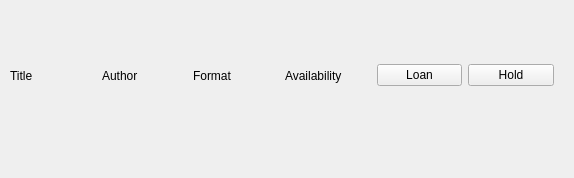
<?xml version="1.0" encoding="UTF-8"?>
<ui version="4.0">
 <class>Form</class>
 <widget class="QWidget" name="Form">
  <property name="geometry">
   <rect>
    <x>0</x>
    <y>0</y>
    <width>574</width>
    <height>178</height>
   </rect>
  </property>
  <property name="windowTitle">
   <string>Form</string>
  </property>
  <widget class="QWidget" name="">
   <property name="geometry">
    <rect>
     <x>10</x>
     <y>30</y>
     <width>544</width>
     <height>91</height>
    </rect>
   </property>
   <layout class="QHBoxLayout" name="horizontalLayout">
    <item>
     <widget class="QLabel" name="txtTitle">
      <property name="text">
       <string>Title</string>
      </property>
     </widget>
    </item>
    <item>
     <widget class="QLabel" name="txtAuthor">
      <property name="text">
       <string>Author</string>
      </property>
     </widget>
    </item>
    <item>
     <widget class="QLabel" name="txtFormat">
      <property name="text">
       <string>Format</string>
      </property>
     </widget>
    </item>
    <item>
     <widget class="QLabel" name="txtAvailable">
      <property name="text">
       <string>Availability</string>
      </property>
     </widget>
    </item>
    <item>
     <widget class="QPushButton" name="pushButton">
      <property name="text">
       <string>Loan</string>
      </property>
     </widget>
    </item>
    <item>
     <widget class="QPushButton" name="pushButton_2">
      <property name="text">
       <string>Hold</string>
      </property>
     </widget>
    </item>
   </layout>
  </widget>
 </widget>
 <resources/>
 <connections/>
</ui>
